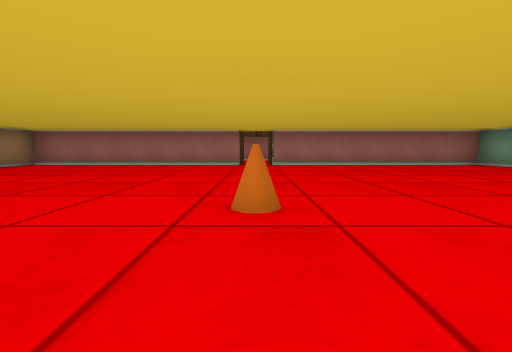
[1] (above)

12 first-person views from a walk through a cub3D level. The camera is about half as high as the walls, tilts 6° down and sees 90° across. The floor is counted in squares. Each view is taken from the middle of a square. On the plan, view 1 faces up. The plan holds only what a view shows up to about 9 squares ahead; the rest is blank.

[2]
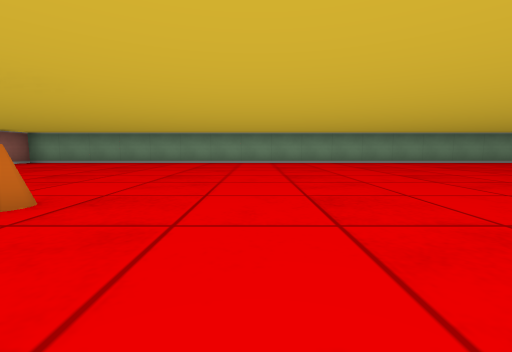

[3]
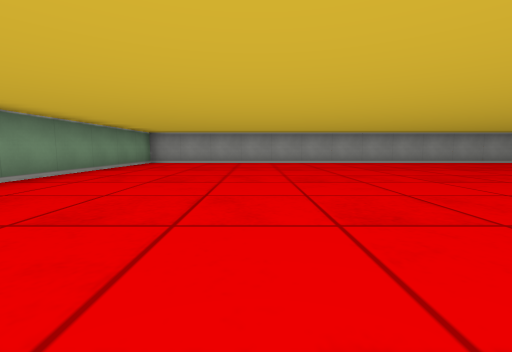

[4]
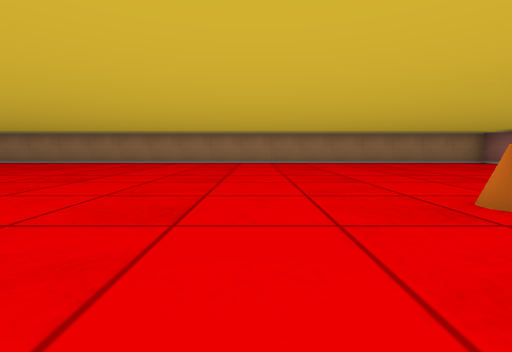

[5]
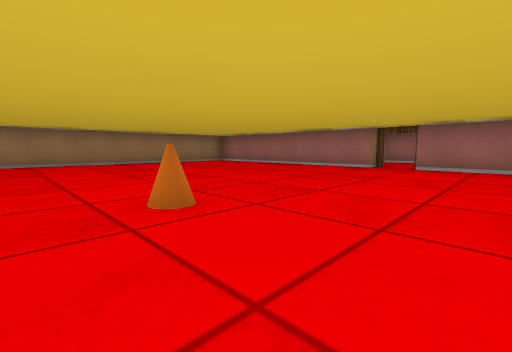

[6]
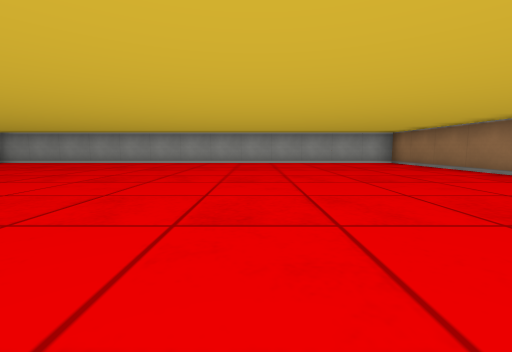

[7]
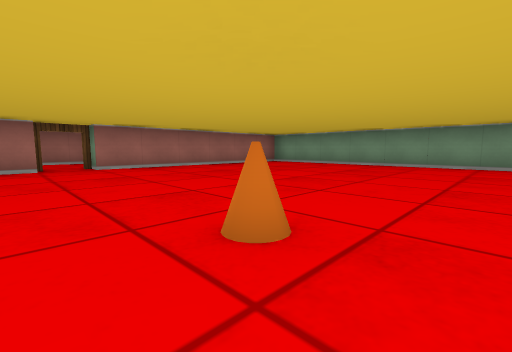

[8]
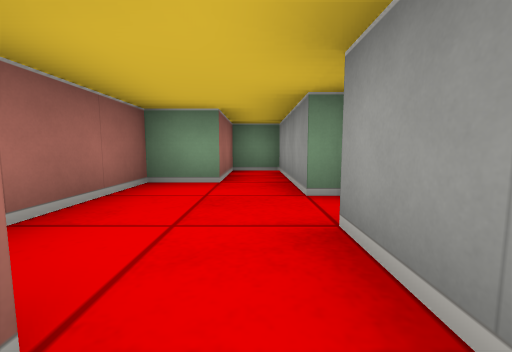

[9]
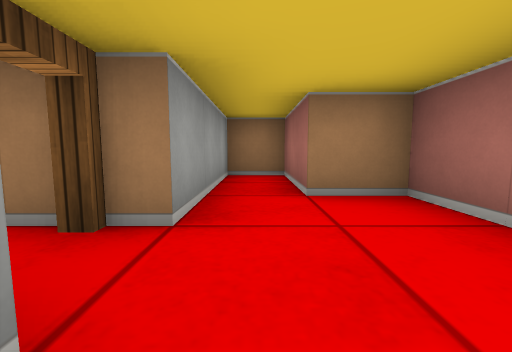

[10]
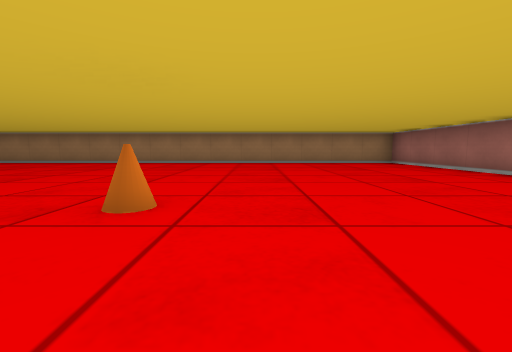

[11]
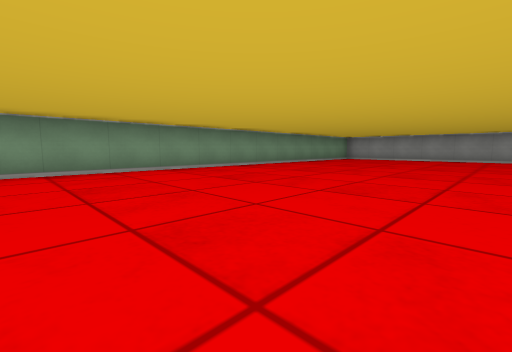

[12]
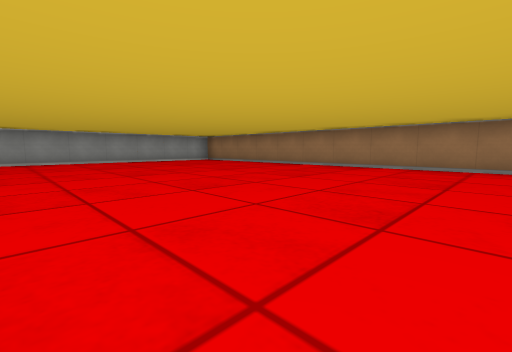

### Floor plan
Ten units are one square. View 1 is at (0, 0); x grows to the right and y downward. Boxes are objects, and circles mark ways between rooms. Rooms are numbered by the first view taken in them; rooms with no view inside come last. Other rooms are left out.
<svg viewBox="-70 -110 140 210">
<path fill="none" stroke="#000" d="M-5 -75 -65 -75 -65 95 65 95 65 -75 5 -75M5 -85 35 -85 35 -95 15 -95 15 -105 -15 -105 -15 -95 -35 -95 -35 -85 -5 -85"/>
<rect x="-5" y="-25" width="10" height="10" fill="#bbb"><title>cone</title></rect>
<circle cx="0" cy="-80" r="3" fill="#2a7"/>
<text x="0" y="10">1</text>
<text x="0" y="-90">2</text>
</svg>
Room 1 opens to room 2.

Where each view was taken, in squares from view 1:
view 1: 0 up, 0 right, facing up
view 2: 0 up, 2 left, facing right
view 3: 1 down, 3 right, facing down
view 4: 0 up, 2 right, facing left
view 5: 1 up, 2 right, facing up-left
view 6: 1 down, 2 left, facing down
view 7: 1 up, 1 left, facing up-right
view 8: 9 up, 2 left, facing right
view 9: 9 up, 1 right, facing left
view 10: 3 up, 2 right, facing left
view 11: 2 up, 1 right, facing down-right
view 12: 0 up, 0 right, facing down-left
